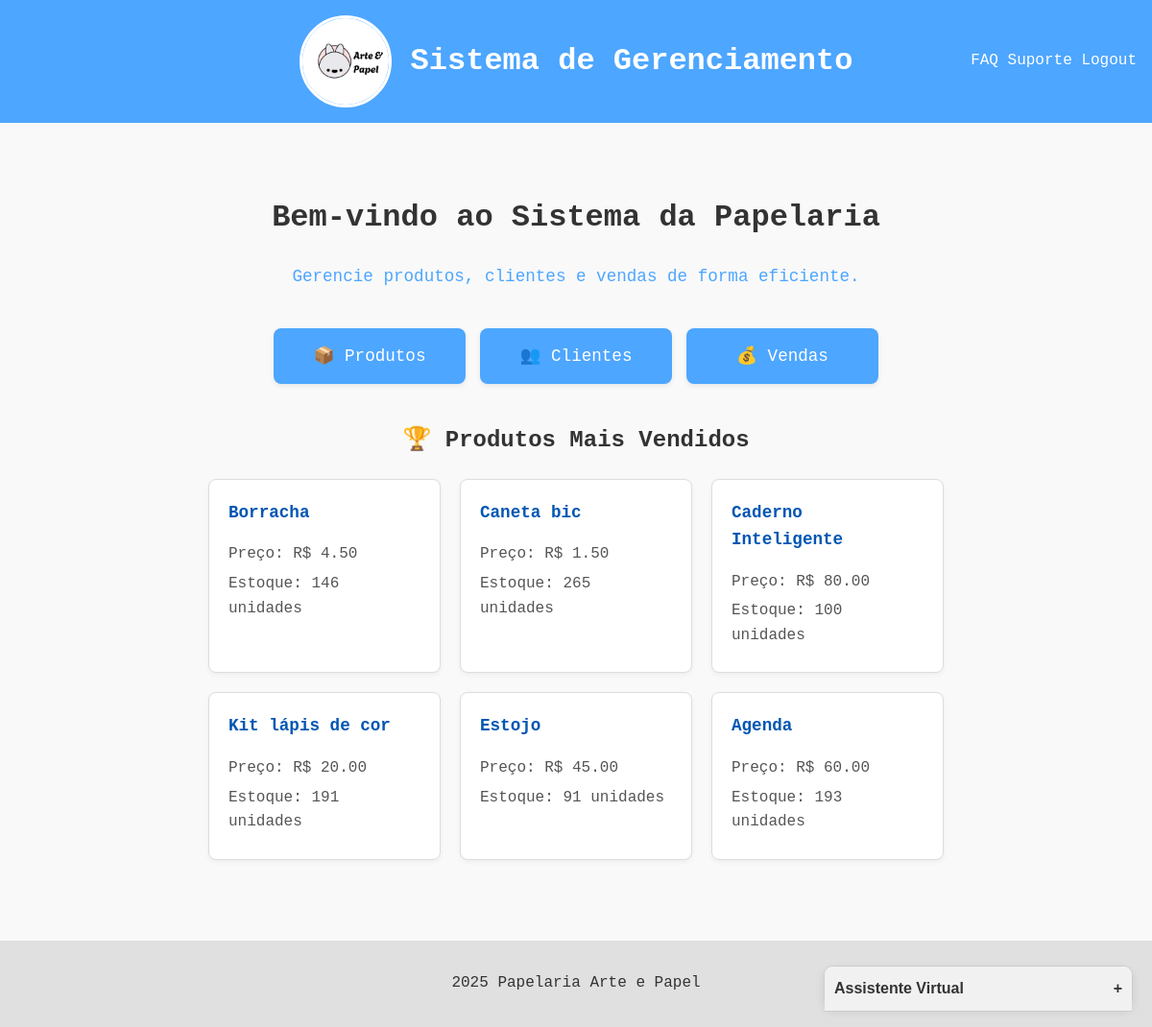
Before: / (signed in) with the older database file.
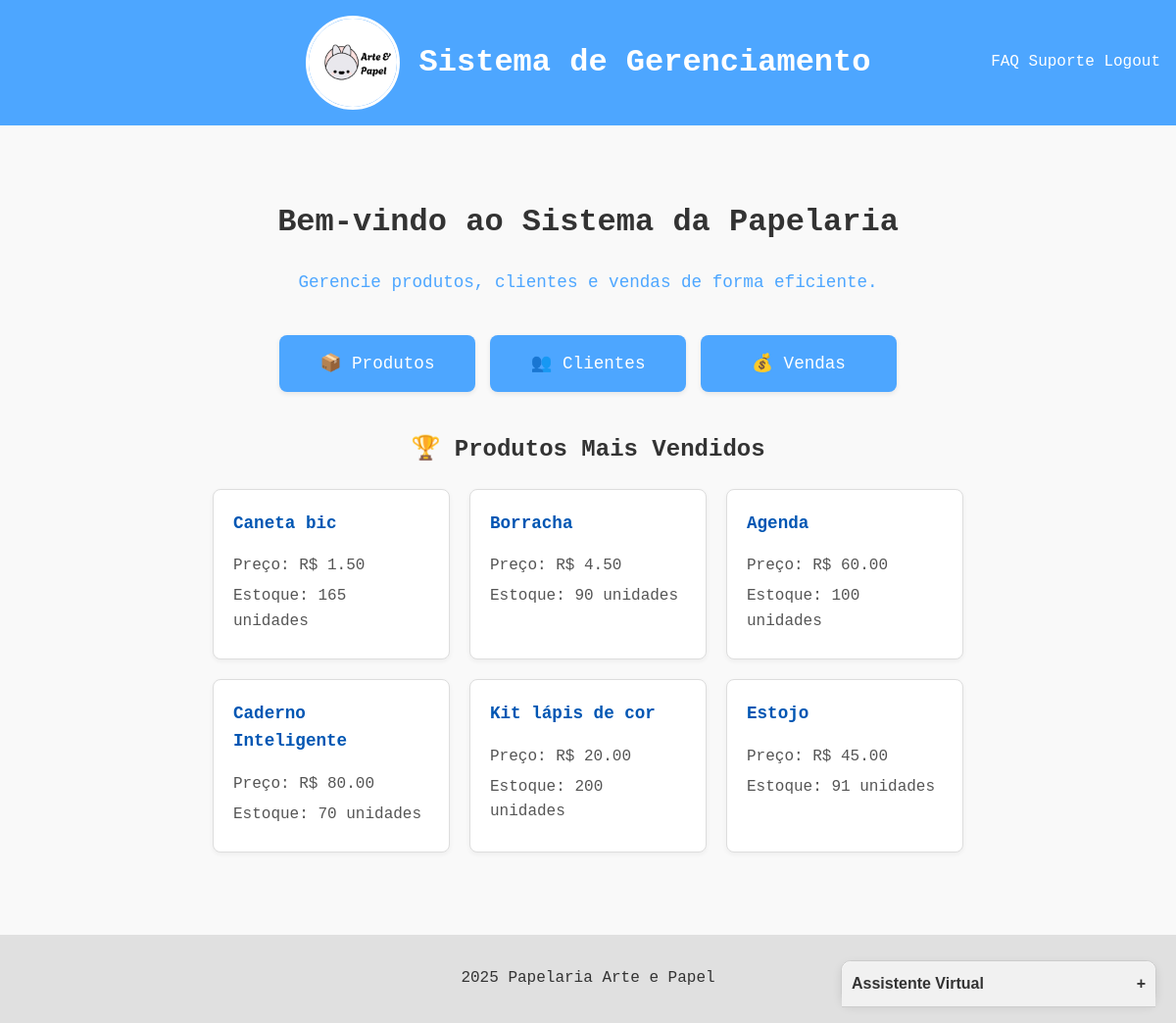
After: the same page with the newer database file.
### app.py (models this page shows)
class Produto(db.Model):
    id = db.Column(db.Integer, primary_key=True)
    nome = db.Column(db.String(100), nullable=False)
    descricao = db.Column(db.String(200))
    preco = db.Column(db.Float, nullable=False)
    quantidade = db.Column(db.Integer, default=0)
    data_cadastro = db.Column(db.DateTime, default=datetime.utcnow)

### app.py (the view)
@app.route('/')
@login_required
def home():
    from recommendation_engine import get_best_sellers
    produtos_mais_vendidos = get_best_sellers(n=6)
    return render_template('index.html',
                         titulo="Papelaria Arte & Papel",
                         mensagem="Bem-vindo ao sistema de gerenciamento!",
                         produtos_mais_vendidos=produtos_mais_vendidos)

### app.py (called while the page is built)
@login_manager.user_loader
def load_user(user_id):
    return Usuario.query.get(int(user_id))

### recommendation_engine.py (called while the page is built)
def get_best_sellers(n=5):
    best_sellers = db.session.query(
        Produto,
        db.func.sum(Venda.quantidade).label('total_vendido')
    ).join(Venda).group_by(Produto.id).order_by(db.desc('total_vendido')).limit(n).all()
    return [produto for produto, total in best_sellers]

### templates/index.html
{% extends "base.html" %} {% block title %}Página Inicial{% endblock %} {% block
content %}
<div class="container">
  <h1>Bem-vindo ao Sistema da Papelaria</h1>
  <p class="subtitulo">
    Gerencie produtos, clientes e vendas de forma eficiente.
  </p>
  <div class="menu-principal">
    <a href="{{ url_for('listar_produtos') }}" class="botao-menu">
      📦 Produtos
    </a>
    <a href="{{ url_for('listar_clientes') }}" class="botao-menu">
      👥 Clientes
    </a>
    <a href="{{ url_for('listar_vendas') }}" class="botao-menu"> 💰 Vendas </a>
  </div>
  <div class="best-sellers-section">
    <h2>🏆 Produtos Mais Vendidos</h2>
    {% if produtos_mais_vendidos %}
    <div class="best-sellers-container">
      {% for produto in produtos_mais_vendidos %}
      <div class="product-card">
        <h3>{{ produto.nome }}</h3>
        <p>Preço: R$ {{ "%.2f"|format(produto.preco|float) }}</p>
        <p>Estoque: {{ produto.quantidade }} unidades</p>
      </div>
      {% endfor %}
    </div>
    {% else %}
    <p>
      Ainda não há dados de vendas suficientes para exibir os produtos mais
      vendidos.
    </p>
    {% endif %}
  </div>
</div>
{% endblock %}

### templates/base.html (shortened to what this page needs)
<!DOCTYPE html>
<html lang="pt-BR">
  <head>
    <link
      rel="stylesheet"
      href="{{ url_for('static', filename='css/style.css') }}"
    />
  </head>
  <body>
    <header>
      <img
        src="{{ url_for('static', filename='images/logo.jpg') }}"
        class="logo"
        alt="Logo"
      />
      <h1>Sistema de Gerenciamento</h1>
      <div class="absolute-div">
        <a href="{{ url_for('faq') }}">FAQ</a>
        <a href="{{ url_for('suporte') }}">Suporte</a>
        {% if current_user.is_authenticated %}
        <a href="{{ url_for('logout') }}">Logout</a>
        {% endif %}
      </div>
    </header>
    <main>{% block content %}{% endblock %}</main>
    <footer>
      <p>2025 Papelaria Arte e Papel</p>
    </footer>
    {% include 'support/_chatbox.html' %}
  </body>
</html>

### templates/support/_chatbox.html (shortened to what this page needs)
<div id="chatbox" class="collapsed">
  <div id="chatbox-header">
    <span>Assistente Virtual</span>
    <span id="chat-toggle-icon">+</span>
  </div>
</div>

### static/css/style.css (style rules this page uses)
body { font-family: Andale Mono, monospace; line-height: 1.6; margin: 0; padding: 0; display: flex; flex-direction: column; min-height: 100vh; background-color: #f9f9f9; color: #333; }
header { position: relative; display: flex; background: #4da6ff; color: white; padding: 1rem; justify-content: center; align-items: center; gap: 20px; }
.absolute-div { position: absolute; top: 50%; right: 1rem; transform: translateY(-50%); }
.absolute-div a { color: white; text-decoration: none; }
main { flex: 1; padding: 2rem; padding-bottom: 4rem; }
footer { background: #e0e0e0; color: #333; text-align: center; padding: 1rem; margin-top: auto; }
.menu-principal { display: flex; justify-content: center; gap: 15px; margin: 30px 0; flex-wrap: wrap; }
.botao-menu { background-color: #4da6ff; color: white; padding: 15px 25px; border-radius: 8px; text-decoration: none; transition: all 0.3s; font-size: 1.1em; min-width: 150px; text-align: center; box-shadow: 0 2px 5px rgba(0, 0, 0, 0.08); }
.container { max-width: 800px; margin: 0 auto; text-align: center; padding: 20px; }
.subtitulo { color: #4da6ff; margin-bottom: 40px; font-size: 1.1em; }
.logo { width: 90px; height: auto; border-radius: 50%; object-fit: cover; border: 3px solid #fff; }
#chatbox { position: fixed; bottom: 20px; right: 20px; width: 320px; height: 420px; border: 1px solid #ccc; border-radius: 10px; background: #fff; display: flex; flex-direction: column; box-shadow: 0 4px 10px rgba(0, 0, 0, 0.1); font-family: Arial, sans-serif; z-index: 1000; transition: all 0.3s ease-in-out; }
#chatbox.collapsed { height: 42px; }
#chatbox-header { background: #f1f1f1; padding: 10px; font-weight: bold; border-bottom: 1px solid #ccc; border-radius: 10px 10px 0 0; text-align: center; cursor: pointer; display: flex; justify-content: space-between; align-items: center; }
.best-sellers-section { margin-top: 40px; text-align: center; }
.best-sellers-section h2 { margin-bottom: 20px; color: #333; }
.best-sellers-container { display: flex; justify-content: center; gap: 20px; flex-wrap: wrap; }
.product-card { background: #fff; border: 1px solid #ddd; border-radius: 8px; padding: 20px; width: 200px; box-shadow: 0 2px 5px rgba(0, 0, 0, 0.05); text-align: left; }
.product-card h3 { margin-top: 0; font-size: 1.1em; color: #0056b3; }
.product-card p { margin: 5px 0; color: #555; }

Changed rows visible on the page:
changed Produto "Caneta bic": quantidade "265" → "165"; moves up the list
changed Produto "Borracha": quantidade "146" → "90"
changed Produto "Agenda": quantidade "193" → "100"; moves up the list
changed Produto "Caderno Inteligente": quantidade "100" → "70"
changed Produto "Kit lápis de cor": quantidade "191" → "200"
